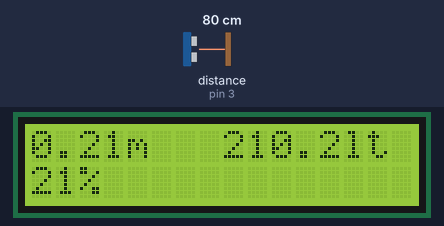
Simulated run of this sketch. Board: Arduino Uno, built with avr-gcc and run on an emulated ATmega328P. On the bench: 16×2 character LCD. Wiring (inferred from the names in the program): ultrasonic range finder: trigger pin 2; echo pin 3. The inputs (shaded band) are chosen by the test bench; at power-on: distance to the obstacle (sensor on pin 3) 80 cm. The echo pulse lasts 58.3 µs per cm.

Above: at 1.2 s.
1.3 s: distance to the obstacle (sensor on pin 3) set to 2 cm
At 5.0 s:
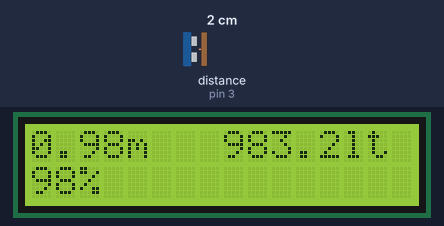
9.6 s: distance to the obstacle (sensor on pin 3) set to 4 cm
At 12.6 s:
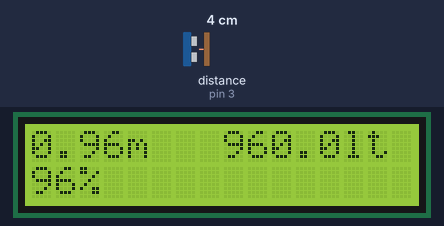
14.6 s: distance to the obstacle (sensor on pin 3) set to 9 cm
At 16.5 s:
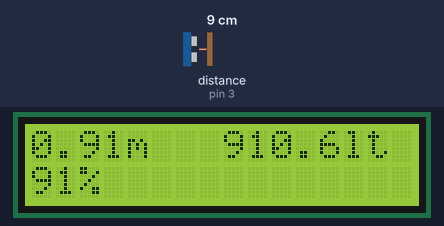
Timing chart, 0 to 18.0 s (numbered marks = the images above; inputs shaded):
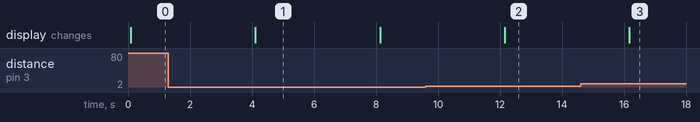

Measured:
- after the input at 1.3 s, the display: changes after 2.8 s (image 1)
- after the input at 9.6 s, the display: changes after 2.6 s (image 2)
- after the input at 14.6 s, the display: changes after 1.6 s (image 3)
- what the display in image 1 shows lasts 4.0 s, from 4.1 s to 8.1 s

The sketch:

liquid_level.ino
```cpp
#include <Wire.h>
#include <LiquidCrystal_I2C.h>
LiquidCrystal_I2C lcd(0x27,16,2);

const int trigPin = 2;
const int echoPin = 3;
const float tankLength = 1.0;
const float tankWidth = 1.0;
const float tankHeight = 1.0;
const float litersConversion = 1000.0;
const float cmToMetersConversion = 0.01;

float liquidLevel;
float tankVolume;
float tankCapacity;
int percentage;


void setup()
{
  Serial.begin(9600);
  lcd.init();
  lcd.backlight();
  pinMode(trigPin, OUTPUT);
  pinMode(echoPin, INPUT);
}


void loop() {

  float distance = getDistance();
  float distanceMeters = distance * cmToMetersConversion;
  liquidLevel = tankHeight - distanceMeters;
  tankVolume = tankLength * tankWidth * liquidLevel;
  tankCapacity = tankLength * tankWidth * tankHeight;
  percentage = (liquidLevel / tankHeight) * 100;
  float volumeLiters = tankVolume * litersConversion;

  // Update LCD display
  lcd.clear();
  lcd.setCursor(0, 0);
  lcd.print(liquidLevel);
  lcd.print("m");
  lcd.setCursor(8, 0);
  lcd.print(volumeLiters, 1);
  lcd.print("lt");
  lcd.setCursor(0, 1);
  lcd.print(percentage);
  lcd.print("%");

  delay(4000);
}

float getDistance() {
  digitalWrite(trigPin, LOW);
  delayMicroseconds(2);
  digitalWrite(trigPin, HIGH);
  delayMicroseconds(10);
  digitalWrite(trigPin, LOW);

  float duration = pulseIn(echoPin, HIGH);
  float distance = duration * 0.034 / 2;
  return distance;
}
```
